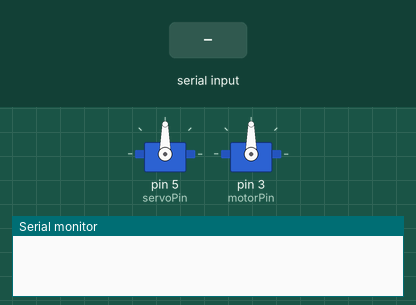
This sketch was run on a simulated Arduino Uno, built with avr-gcc and run on an emulated ATmega328P. Shown: 2 × servo, the last lines printed to the serial monitor. Inputs (shaded band) come from the test bench.

Above: at 1.2 s.
1.3 s: "R\n" received over the second serial link
At 1.9 s:
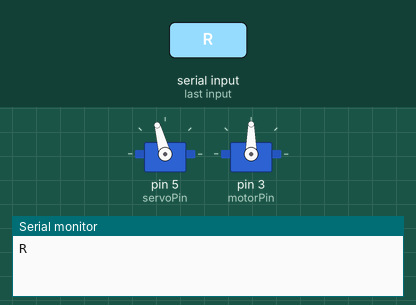
2.8 s: "L\n" received over the second serial link
At 4.0 s:
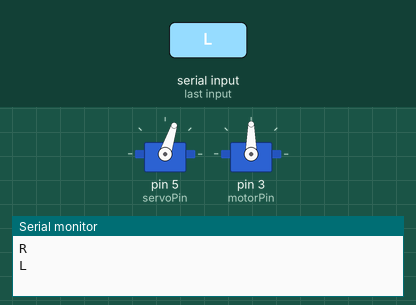
4.3 s: "F\n" received over the second serial link
At 5.4 s:
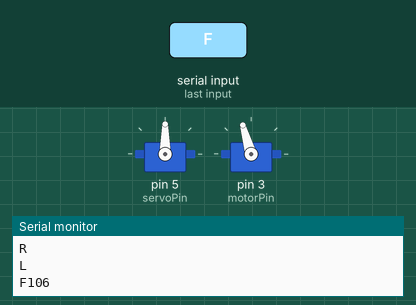
5.8 s: "G\n" received over the second serial link
At 6.5 s:
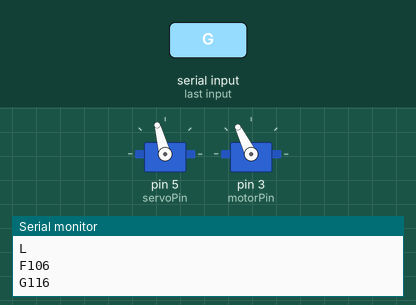
7.3 s: "D\n" received over the second serial link
At 7.7 s:
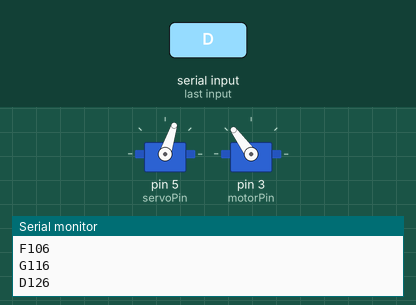
8.8 s: "C\n" received over the second serial link
At 10.0 s:
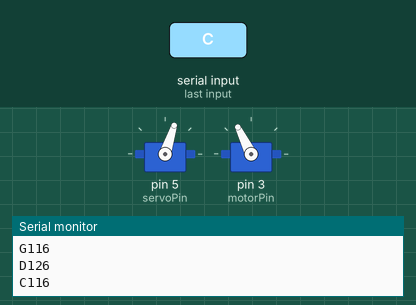
Timing chart, 0 to 11.3 s (numbered marks = the images above; inputs shaded):
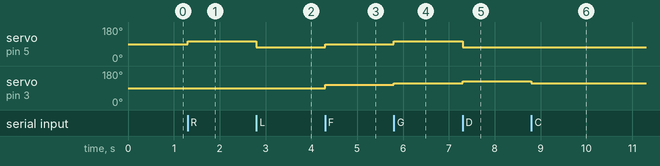

The sketch:

controller.ino
```cpp
//***********************************************************
// RC Car Controller with Servo and DC Motors via Bluetooth
//***********************************************************

#include <Servo.h>                  // Servo library to control servo motors
#include <SoftwareSerial.h>

// Servo & Bluetooth Module pin definitions for steering & communication
#define servoPin 5                  // Servo motor pin
#define motorPin 3
#define RxD 9                       // Bluetooth module RX pin for receiving data
#define TxD 11                      // Bluetooth module TX pin for sending data

Servo myServo;                      // Servo
Servo myMotor;                      // DC
int servoVal;                       // Int for storing servo angle

SoftwareSerial BTSerial(RxD, TxD);

char command; 			            // Int to store app command from smartphone app
int speedCar = 96; 	                // Default speed for movement
int speedStop = 91;                 // Default speed for stop


void setup() {
    // Initialize servo
    myServo.attach(servoPin);
    myMotor.attach(motorPin);

    // Start serial communication
    Serial.begin(9600);
    BTSerial.begin(9600);
}


// Function prototypes
void goAhead();
void goBack();
void goRight();
void goLeft();
void goAheadRight();
void goAheadLeft();
void goBackRight();
void goBackLeft();
void stopCar();


void zero() {
    // 90 degrees for center
    servoVal = 90;
    myServo.write(servoVal);
}


// Stop
void stopCar() {
    for(int i = 0; i < 10; i++) {
      myMotor.write(speedStop);     // Initialize dc motor ~96
      speedStop++;
      Serial.print(speedStop);
      Serial.print('\n');
    }

    speedStop = 90;
    myMotor.write(speedStop);
    Serial.print(speedStop);
}


// Move car forward -- first command!
void goAhead() {
    zero();                         // Straighten out

    speedCar += 10;
    myMotor.write(speedCar);        // Increment 10 -> 106
    Serial.print(speedCar);
    Serial.print('\n');
}


// Move car backward -- void
void goBack() {
    zero();                         // Straighten out

    speedCar = 88;
    myMotor.write(speedCar);        // Initialize reverse ~88 (constant speed)
    Serial.print(speedCar);
    Serial.print('\n');
}


// Turn right
void goRight() {                    // 105 degrees for a right turn (reverse angle)
    servoVal = 105;
    myServo.write(servoVal);
}


// Turn left
void goLeft() {
    servoVal = 72;                  // 72 degrees for a left turn (reverse angle)
    myServo.write(servoVal);
}


// Diagonal movements -- arc
void goAheadRight() {
    servoVal = 105;                 // Slight right (reverse angle)
    myServo.write(servoVal);

    speedCar += 10;
    myMotor.write(speedCar);        // goAhead
    Serial.print(speedCar);
    Serial.print('\n');
}

void goAheadLeft() {
    servoVal = 72;                  // Slight left (reverse angle)
    myServo.write(servoVal);

    speedCar += 10;
    myMotor.write(speedCar);        // goAhead
    Serial.print(speedCar);
    Serial.print('\n');
}

// void
void goBackRight() {
    servoVal = 105;                 // Slight right (reverse angle)
    myServo.write(servoVal);

    speedCar = 88;
    myMotor.write(speedCar);        // goBack
    Serial.print(speedCar);
    Serial.print('\n');
}

// void
void goBackLeft() {
    servoVal = 72;                  // Slight left (reverse angle)
    myServo.write(servoVal);

    speedCar = 88;
    myMotor.write(speedCar);        // goBack
    Serial.print(speedCar);
    Serial.print('\n');
}

// Speed adjustments
void incrementSpeed() {
    speedCar += 10;
    myMotor.write(speedCar);
    Serial.print(speedCar);
    Serial.print('\n');
}

void decrementSpeed() {
    speedCar -= 10;
    myMotor.write(speedCar);
    Serial.print(speedCar);
    Serial.print('\n');
}


// Loop
void loop() {
    if (BTSerial.available()) {
        command = BTSerial.read();  // Read incoming byte from app
        Serial.write(command);

        /* Map commands to functionality */
        switch (command) {
            // Servo
            case 'R':               // Tap/Hold right arrow
                goRight();
                break;
            case 'L':               // Tap/Hold left arrow
                goLeft();
                break;

            // DC
            case 'F':               // Tap/Hold up arrow
                goAhead();
                break;
            case 'B':               // Tap/Hold down arrow
                stopCar();
                break;

            // Servo & DC
            case 'G':               // Tap/Hold up right arrow
                goAheadRight();
                break;
            case 'D':               // Tap/Hold up left arrow
                goAheadLeft();
                break;
            case 'N':
                incrementSpeed();  // Tap/Hold down right arrow
                break;
            case 'C':
                decrementSpeed();  // Tap/Hold down left arrow
                break;
            case 'S':
                stopCar();          // Automatically observed after button release
                break;
            case 'H':
                zero();             // Tap/Hold middle arrow
                break;
        }
    }
}
```

Measured:
- after the input at 1.3 s, servo on pin 5 (servoPin): 90° → 105° at once
- after the input at 2.8 s, servo on pin 5 (servoPin): 105° → 72° at once
- after the input at 4.3 s, servo on pin 5 (servoPin): 72° → 90° at once; servo on pin 3 (motorPin): 90° → 106° at once
- after the input at 5.8 s, servo on pin 5 (servoPin): 90° → 105° at once; servo on pin 3 (motorPin): 106° → 116° at once
- after the input at 7.3 s, servo on pin 5 (servoPin): 105° → 72° at once; servo on pin 3 (motorPin): 116° → 126° at once
- after the input at 8.8 s, servo on pin 3 (motorPin): 126° → 116° at once
